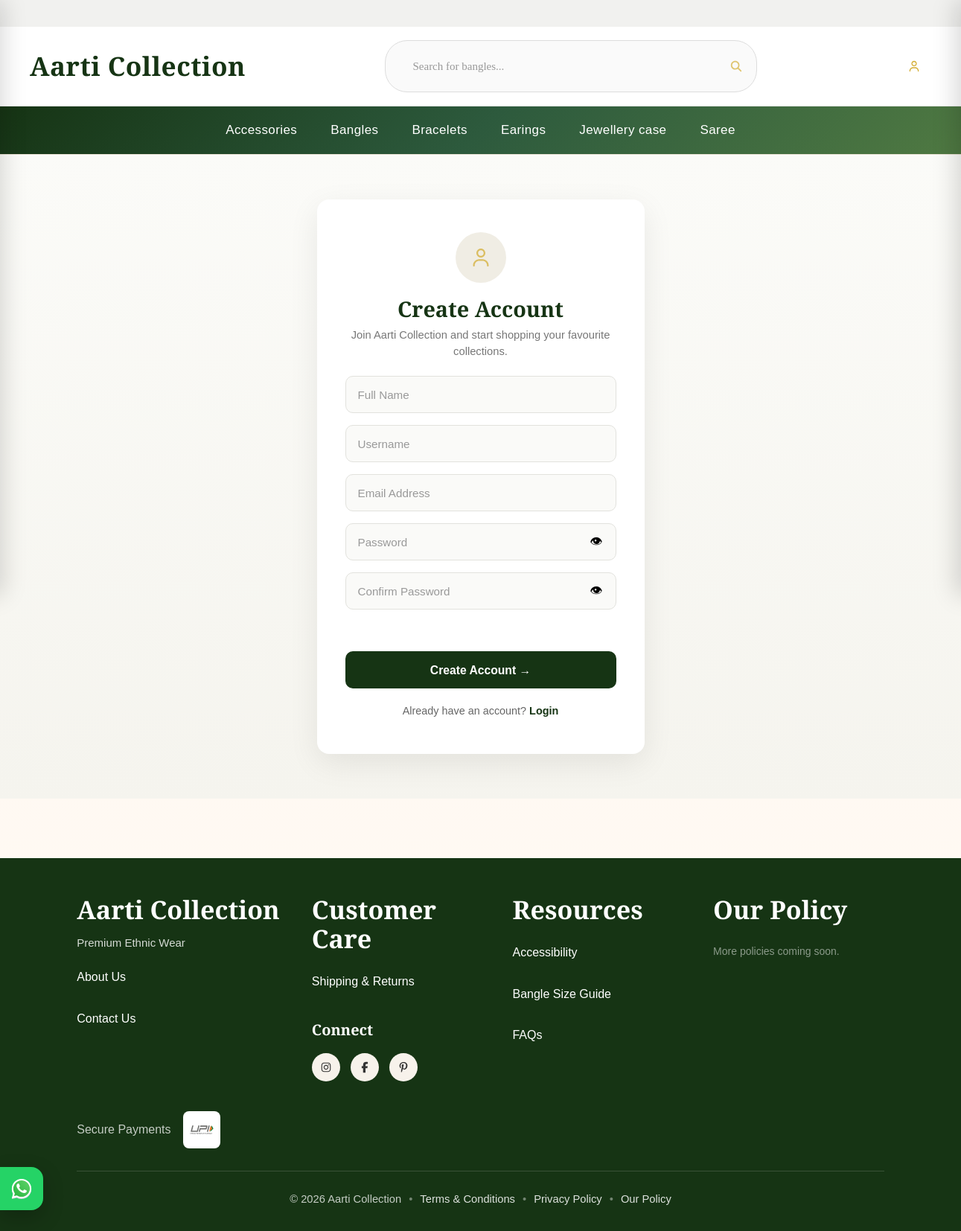
Screenshot of /register/ with the database file from the repository.
### store/models.py (models this page shows, shortened)
class SiteSettings(models.Model):
    brand_name = models.CharField(max_length=100)
    phone = models.CharField(max_length=20)
    email = models.EmailField()
    instagram = models.URLField(blank=True)
    facebook = models.URLField(blank=True)
    pinterest = models.URLField(blank=True)
    logo = models.ImageField(upload_to="logo/", blank=True, null=True)
    whatsapp = models.CharField(
        max_length=20,
        blank=True
    )
    address = models.TextField(
        blank=True
    )
    upi_id = models.CharField(
        max_length=100,
        blank=True
    )
    gst_number = models.CharField(
        max_length=20,
        blank=True,
        verbose_name="GST Number"
    )
    qr_code = models.ImageField(
        upload_to="payment/",
        blank=True,
        null=True
    )
    gift_section_video = models.FileField(
        upload_to="homepage/",
        blank=True,
        null=True,
        validators=[
            FileExtensionValidator(
                allowed_extensions=["mp4"]
            )
        ],
        help_text="Homepage Gift Section promotional video."
    )
    gift_section_image = models.ImageField(
        upload_to="gift_section/",
        blank=True,
        null=True
    )
    gift_wrapper_image = models.ImageField(
        upload_to="gift_section/",
        blank=True,
        null=True,
        help_text="Decorative gift-wrap/ribbon accent image shown over the main gift banner."
    )
    gift_background_image = models.ImageField(
        upload_to="gift_section/",
        blank=True,
        null=True,
        help_text="Background texture/pattern behind the whole gift section."
    )
    footer_text = models.CharField(
        max_length=255,
        blank=True
    )
    class Meta:
        verbose_name = "Site Settings"
        verbose_name_plural = "Site Settings"

class Category(models.Model):
    name = models.CharField(max_length=100)
    slug = models.SlugField(unique=True)
    description = models.TextField(blank=True)
    image = models.ImageField(upload_to="categories/")
    show_on_home = models.BooleanField(
        default=True,
        help_text="Show this category in the homepage 'Shop by Category' section."
    )
    home_sort_order = models.PositiveIntegerField(
        default=0,
        help_text="Lower numbers appear first in the homepage section."
    )
    class Meta:
        ordering = ["home_sort_order", "name"]

### store/views.py (the view, shortened to what this page needs)
def register_view(request):
    return render(
        request,
        "store/register.html"
    )

### store/context_processors.py (called while the page is built, shortened)
def site_settings(request):
    settings = SiteSettings.objects.first()
    return {
        "site_settings": settings,
        "categories": Category.objects.all(),
        "footer_policies": PolicyPage.objects.filter(
            show_in_policy_footer=True
        ).order_by("footer_order", "title"),
    }

def global_data(request):
    wishlist_items = Wishlist.objects.none()
    wishlist_product_ids = []
    cart_items = Cart.objects.none()
    cart_count = 0
    total = 0
    return {
        "wishlist_items": wishlist_items,
        "wishlist_product_ids": wishlist_product_ids,
        "wishlist_count": len(wishlist_product_ids),
        "cart_items": cart_items,
        "cart_count": cart_count,
        "total": total,
    }

### store/templates/store/register.html (shortened to what this page needs)
{% extends "store/base.html" %}
{% load static %}
{% block content %}
<section class="login-page">
    <div class="login-card">
        <div class="login-icon">
            <img src="{% static 'store/icons/user.svg' %}" alt="">
        </div>
        <h1>Create Account</h1>
        <p>
            Join Aarti Collection and start shopping your favourite collections.
        </p>
        <form id="registerForm" method="POST">
            <div class="input-group">
                <input
                    id="fullName"
                    type="text"
                    name="full_name"
                    placeholder="Full Name"
                    autocomplete="name"
                    required>
            </div>
            <div class="input-group">
            <input
                id="username"
                type="text"
                name="username"
                placeholder="Username"
                autocomplete="username"
                required>
            </div>
            <div class="input-group">
            <input
                id="email"
                type="email"
                name="email"
                placeholder="Email Address"
                autocomplete="email"
                required>
            </div>
            <div class="input-group password-group">
            <input
                id="password"
                type="password"
                name="password"
                placeholder="Password"
                autocomplete="new-password"
                required>
            <button
                type="button"
                class="toggle-password">
                👁
            </button>
        </div>
        <div class="input-group password-group">
            <input
                id="confirm_password"
                type="password"
                name="confirm_password"
                placeholder="Confirm Password"
                required>
            <button
                id="toggleConfirmPassword"
                type="button"
                class="toggle-password">
                👁
            </button>
        </div>
        <p id="passwordMatch" class="password-match"></p>
        <button
            id="loginSubmit"
            type="submit"
            class="login-btn">
            Create Account →
        </button>
        <p class="auth-switch">
            Already have an account?
            <a href="{% url 'login' %}">
                Login
            </a>
        </p>
    </form>
</div>
</section>
{% endblock %}

### store/templates/store/includes/header.html (shortened to what this page needs)
{% load static %}
<header class="site-header">
    <div class="top-header">
        <div class="top-header-marquee">
        </div>
    </div>
    <div class="sticky-header{% if request.resolver_match.url_name == 'home' %} transparent-nav{% endif %}">
        <div class="middle-header">
            <div class="logo">
                <a href="{% url 'home' %}" aria-label="Home">
                    {% if site_settings.logo %}
                    <img
                        src="{{ site_settings.logo.url }}"
                        alt="{{ site_settings.brand_name }}">
                    {% else %}
                    <h1>{{ site_settings.brand_name }}</h1>
                    {% endif %}
                </a>
            </div>
            <form
                class="search-box"
                id="desktopSearchForm"
                action="{% url 'search_products' %}"
                method="GET">
                <input
                    class="search-input search-input-animated"
                    type="search"
                    name="q"
                    value="{{ request.GET.q }}"
                    placeholder="Search for products..."
                    autocomplete="off">
                <button
                    type="submit"
                    aria-label="Search">
                    <img
                        src="{% static 'store/icons/search.svg' %}"
                        alt="Search">
                </button>
            </form>
            <div class="header-icons">
                {% if user.is_authenticated %}
                <a
                    href="{% url 'profile' %}"
                    aria-label="Profile">
                    <img
                        src="{% static 'store/icons/user.svg' %}"
                        alt="Profile">
                </a>
                <a
                    href="{% url 'wishlist' %}"
                    id="wishlistBtn"
                    aria-label="Wishlist">
                    <img
                        src="{% static 'store/icons/wishlist.svg' %}"
                        alt="Wishlist">
                    {% if wishlist_count %}
                    <span class="wishlist-count">
                        {{ wishlist_count }}
                    </span>
                    {% endif %}
                </a>
                <a
                    href="#"
                    id="cartToggle"
                    aria-label="Shopping Cart">
                    <img
                        src="{% static 'store/icons/cart.svg' %}"
                        alt="Cart">
                    {% if cart_count %}
                    <span class="cart-count">
                        {{ cart_count }}
                    </span>
                    {% endif %}
                </a>
                {% else %}
                <a
                    href="{% url 'login' %}"
                    aria-label="Login">
                    <img
                        src="{% static 'store/icons/user.svg' %}"
                        alt="Login">
                </a>
                {% endif %}
            </div>
        </div>
        {% include "store/includes/navbar.html" %}
    </div>
</header>

### store/templates/store/includes/navbar.html (shortened to what this page needs)
{% load static %}
<nav class="main-navbar">
    <ul class="desktop-menu">
        {% for category in categories %}
        <li class="nav-item">
            <a
                href="{% url 'category_products' category.slug %}"
                class="nav-link">
                {{ category.name }}
            </a>
        </li>
        {% endfor %}
    </ul>
</nav>

### store/templates/store/includes/footer.html
{% load static %}
<footer class="footer">
    <div class="footer-container">
        <div class="footer-column footer-column-brand">
            <h3 class="footer-heading">
                {{ site_settings.brand_name|default:"Aarti Collection" }}
            </h3>
            <p class="footer-tagline">
                {{ site_settings.footer_text|default:"Premium Ethnic Wear" }}
            </p>
            <ul class="footer-links">
                <li>
                    <a href="{% url 'about' %}">
                        About Us
                    </a>
                </li>
                <li>
                    <a href="{% url 'contact' %}">
                        Contact Us
                    </a>
                </li>
            </ul>
        </div>
        <div class="footer-column">
            <h3 class="footer-heading">Customer Care</h3>
            <ul class="footer-links">
                <li>
                    <a href="{% url 'shipping_returns' %}">
                        Shipping &amp; Returns
                    </a>
                </li>
            </ul>
            <h4 class="footer-subheading">Connect</h4>
            <div class="footer-social">
                {% if site_settings.instagram %}
                <a
                    href="{{ site_settings.instagram }}"
                    target="_blank"
                    rel="noopener noreferrer">
                    <img src="{% static 'store/icons/instagram.svg' %}" alt="Instagram">
                </a>
                {% endif %}
                {% if site_settings.facebook %}
                <a
                    href="{{ site_settings.facebook }}"
                    target="_blank"
                    rel="noopener noreferrer">
                    <img src="{% static 'store/icons/facebook.svg' %}" alt="Facebook">
                </a>
                {% endif %}
                {% if site_settings.pinterest %}
                <a
                    href="{{ site_settings.pinterest }}"
                    target="_blank"
                    rel="noopener noreferrer">
                    <img src="{% static 'store/icons/pinterest.svg' %}" alt="Pinterest">
                </a>
                {% endif %}
            </div>
        </div>
        <div class="footer-column">
            <h3 class="footer-heading">Resources</h3>
            <ul class="footer-links">
                <li>
                    <a href="{% url 'accessibility' %}">
                        Accessibility
                    </a>
                </li>
                <li>
                    <a href="{% url 'bangle_size_guide' %}">
                        Bangle Size Guide
                    </a>
                </li>
                <li>
                    <a href="{% url 'faq' %}">
                        FAQs
                    </a>
                </li>
            </ul>
        </div>
        <div class="footer-column">
            <h3 class="footer-heading">Our Policy</h3>
            <ul class="footer-links">
                {% for page in footer_policies %}
                <li>
                    <a href="{% url 'policy_page' page.slug %}">
                        {{ page.title }}
                    </a>
                </li>
                {% empty %}
                <li class="footer-links-empty">
                    More policies coming soon.
                </li>
                {% endfor %}
            </ul>
        </div>
    </div>
    <div class="payment-icons footer-payments-row">
        <span>Secure Payments</span>
        <img src="{% static 'store/icons/upi.svg' %}" alt="UPI">
    </div>
    <div class="footer-bottom">
        <p class="footer-bottom-line">
            <span>© {% now "Y" %} {{ site_settings.brand_name|default:"Aarti Collection" }}</span>
            <span class="footer-bottom-dot">•</span>
            <a href="{% url 'terms_conditions' %}">Terms &amp; Conditions</a>
            <span class="footer-bottom-dot">•</span>
            <a href="{% url 'privacy' %}">Privacy Policy</a>
            <span class="footer-bottom-dot">•</span>
            <a href="{% url 'policy_index' %}">Our Policy</a>
        </p>
    </div>
</footer>
{% if site_settings.phone %}
<a
    href="https://wa.me/{{ site_settings.phone }}"
    class="floating-whatsapp"
    target="_blank"
    rel="noopener noreferrer"
    aria-label="Chat on WhatsApp">
    <img
        src="{% static 'store/icons/whatsapp.svg' %}"
        alt="WhatsApp">
</a>
{% endif %}

### rows the page displays
SiteSettings: brand_name "Aarti Collection", footer_text "Premium Ethnic Wear"
Category: name "Accessories"
Category: name "Bangles"
Category: name "Bracelets"
Category: name "Earings"
Category: name "Jewellery case"
Category: name "Saree"
